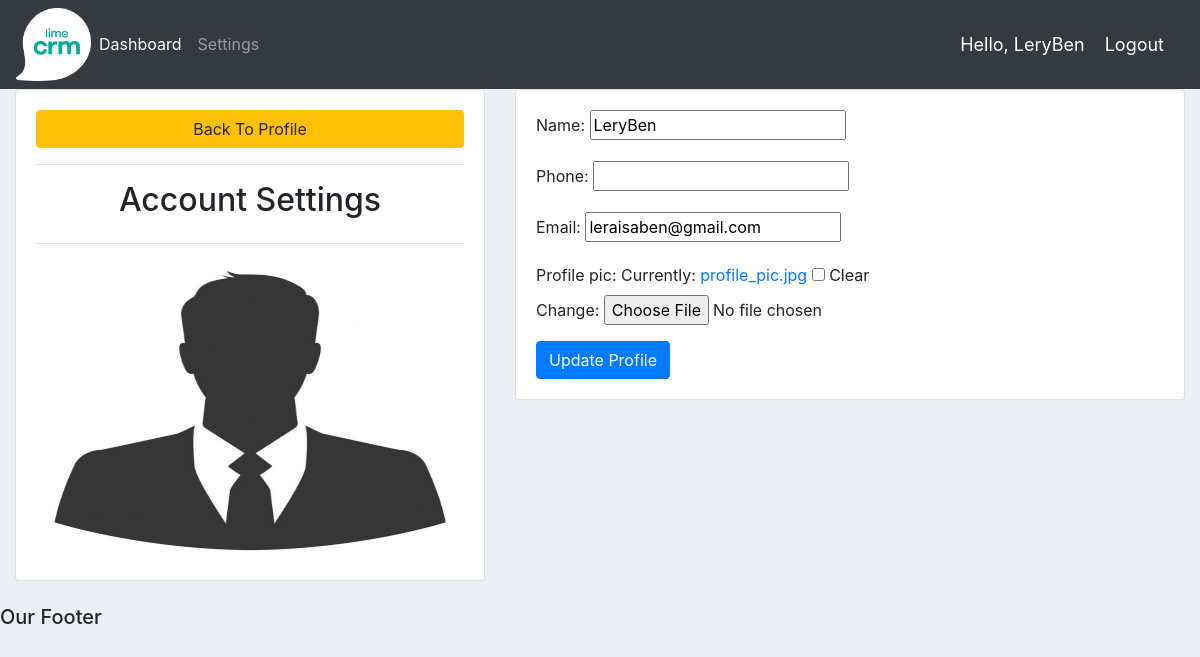
Page /profile_page/ (signed in) on the committed database.
### accounts/models.py (models this page shows, shortened)
class Customer(models.Model):
    user=models.OneToOneField(User,null=True,on_delete=models.CASCADE)
    name=models.CharField(max_length=200,null=True)
    phone=models.CharField(max_length=200,null=True)
    email=models.CharField(max_length=200,null=True)
    date_created=models.DateTimeField(auto_now_add=True,null=True)
    profile_pic=models.ImageField(default="profile_pic.jpg",null=True,blank=True)
    @property
    def ImageUrl(self):
        try:
            url=self.profile_pic.url
        except:
            url=''
        return url

### accounts/decorators.py (the view)
        def wrapper_func(request,*args,**kwargs):
            group=''
            if request.user.groups.exists():
                group=request.user.groups.all()[0].name
            if group in allowed_roles:
                return view_func(request,*args,**kwargs)
            else:
                return HttpResponse('You are not allowed to view this page')

### accounts/forms.py
class CustomerForm(ModelForm):
    class Meta:
        model=Customer
        fields='__all__'
        exclude=['user']

### accounts/views.py (called while the page is built)
@login_required(login_url='/login/')
@allowed_users(allowed_roles=['customers'])
def profilePage(request):
    customer=request.user.customer
    form=CustomerForm(instance=customer)
    if request.method=="POST":
        form=CustomerForm(request.POST,request.FILES,instance=customer)
        if form.is_valid():
            form.save()
    return render(request,"accounts/profilepage.html",{'form':form,'customer':customer})

### templates/accounts/profilepage.html (shortened to what this page needs)
{% extends 'base.html' %}
{% block content %}
<div class="row">
    <div class="col-md-5">
        <div class="card card-body" style="text-align: center;">
            <a class="btn btn-warning btn-block" href="{% url 'user' %}">Back To Profile</a>
            <hr>
            <h2>Account Settings</h2>
            <hr>
            <img src="{{customer.ImageUrl}}" style="height: 300px;">
        </div>
    </div>
    <div class="col-md-7">
        <div class="card card-body">
            <form method="POST" action="" enctype="multipart/form-data">
                {{form.as_p}}
                <input class="btn btn-primary" type="submit" value="Update Profile">
            </form>
        </div>
    </div>
</div>
{% endblock %}

### templates/accounts/navbar.html (shortened to what this page needs)
{% load static %}
<nav class="navbar navbar-expand-lg navbar-dark bg-dark">
    <img src="{% static 'images/logo.png' %}" style="width: 75px;"/>
    <div class="collapse navbar-collapse" id="navbarSupportedContent">
      <ul class="navbar-nav mr-auto">
        <li class="nav-item active">
          <a class="nav-link" href="{% url 'index' %}">Dashboard</a>
        </li>
        {%if not user %}
        <li class="nav-item">
          <a class="nav-link" href="{% url 'products' %}">Products</a>
        </li>
        {% else %}
        <li class="nav-item">
          <a class="nav-link" href="{% url 'profile_page' %}">Settings</a>
        </li>
        {% endif %}
      </ul>
    </div>
    <span class="hello-msg">Hello, {{request.user}}</span>
    <span class="hello-msg"><a href="{% url 'logout' %}">Logout</a></span>
  </nav>

### static/css/main.css (style rules this page uses)
body { background-color: #ebeff5; }

### templates/accounts/navbar.html (style rules this page uses)
.hello-msg { color:white; font-size: 18px; margin-right: 20px; }
.hello-msg a { color: white; }

### rows in the picture
Customer: ImageUrl (picture), name "LeryBen", email "leraisaben@gmail.com"

### other values in the picture
{{ request.user }} "LeryBen"
